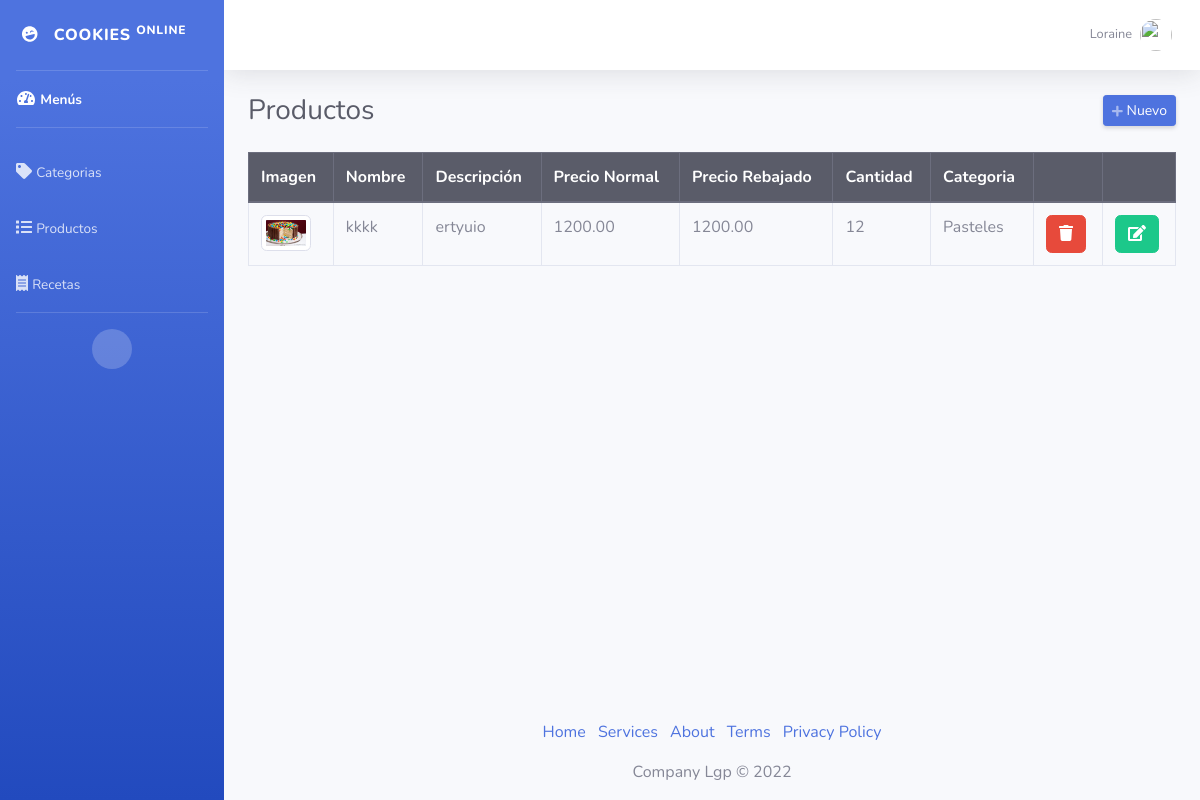
The page /admin/productos.php (signed in) on the database its author committed.
### tables this page shows
CREATE TABLE `productos` (
  `id` int(11) NOT NULL,
  `nombre` varchar(255) NOT NULL,
  `descripcion` text NOT NULL,
  `precio_normal` decimal(10,2) NOT NULL,
  `precio_rebajado` decimal(10,2) NOT NULL,
  `cantidad` int(11) NOT NULL,
  `imagen` varchar(50) NOT NULL,
  `id_categoria` int(11) NOT NULL
);

CREATE TABLE `categorias` (
  `id` int(11) NOT NULL,
  `categoria` varchar(50) NOT NULL
);

### admin/productos.php (the view, shortened to what this page needs)
<?php
require_once "../config/conexion.php";
include("includes/header.php"); ?>
<div class="d-sm-flex align-items-center justify-content-between mb-4">
    <h1 class="h3 mb-0 text-gray-800">Productos</h1>
    <a href="#" class="d-none d-sm-inline-block btn btn-sm btn-primary shadow-sm" id="abrirProducto"><i class="fas fa-plus fa-sm text-white-50"></i> Nuevo</a>
</div>
<div class="row">
    <div class="col-md-12">
        <div class="table-responsive">
            <table class="table table-hover table-bordered" style="width: 100%;">
                <thead class="thead-dark">
                    <tr>
                        <th>Imagen</th>
                        <th>Nombre</th>
                        <th>Descripción</th>
                        <th>Precio Normal</th>
                        <th>Precio Rebajado</th>
                        <th>Cantidad</th>
                        <th>Categoria</th>
                        <th></th>
                        <th></th>
                    </tr>
                </thead>
                <tbody>
                    <?php
                    $query = mysqli_query($conexion, "SELECT p.*, c.id AS id_cat, c.categoria FROM productos p INNER JOIN categorias c ON c.id = p.id_categoria ORDER BY p.id DESC");
                    while ($data = mysqli_fetch_array($query)) { ?>
                        <tr>
                            <td><img class="img-thumbnail" src="../assets/imagenes/<?php echo $data['imagen']; ?>" width="50"></td>
                            <td><?php echo $data['nombre']; ?></td>
                            <td><?php echo $data['descripcion']; ?></td>
                            <td><?php echo $data['precio_normal']; ?></td>
                            <td><?php echo $data['precio_rebajado']; ?></td>
                            <td><?php echo $data['cantidad']; ?></td>
                            <td><?php echo $data['categoria']; ?></td>
                            <td>
                                <form method="post" action="eliminar.php?accion=pro&id=<?php echo $data['id']; ?>" class="d-inline eliminar">
                                    <button class="btn btn-danger" type="submit" ><i class="fa fa-trash"></i>
                                </form></td>
                           <td>
                                <form>
                                <button type="button" id="editarp" href="<?php echo "editar.php?id=" . $data->id?>" class="btn btn-success editbtn" data-toggle="modal" data-target="#editar"><i class="fa fa-edit"></i>
                            </form></td>
                        </tr>
                    <?php } ?>
                </tbody>
            </table>
        </div>
    </div>
</div>
<?php include("includes/footer.php"); ?>

### rows shown on the page
productos: imagen (picture), nombre "kkkk", descripcion "ertyuio", precio_normal "1200.00", precio_rebajado "1200.00", cantidad "12", id_categoria.categoria "Pasteles"

### other values the page prints
$_SESSION['nombre'] "Loraine"
